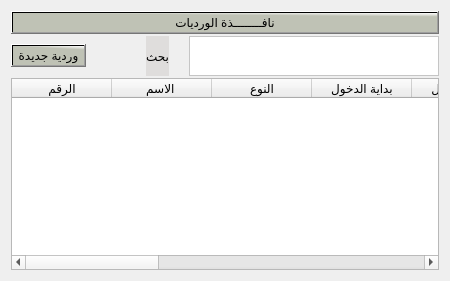
             <widget class="QWidget" name="tab_20">
              <attribute name="title">
               <string>الورديات</string>
              </attribute>
              <layout class="QVBoxLayout" name="verticalLayout_82">
               <item>
                <layout class="QVBoxLayout" name="verticalLayout_137" stretch="3,3,96">
                 <property name="spacing">
                  <number>2</number>
                 </property>
                 <item>
                  <widget class="QPushButton" name="pushButton_275">
                   <property name="styleSheet">
                    <string notr="true">background-color: qlineargradient(spread:pad, x1:0.964478, y1:0.193, x2:1, y2:0, stop:0 rgba(191, 194, 181, 255), stop:1 rgba(255, 255, 255, 255));


  font: 75 15pt &quot;Motken K Sina&quot;;
color:rgb(0, 0, 0)</string>
                   </property>
                   <property name="text">
                    <string>نافــــــــذة الورديات</string>
                   </property>
                  </widget>
                 </item>
                 <item>
                  <layout class="QHBoxLayout" name="horizontalLayout_227" stretch="0,40,0,0">
                   <property name="spacing">
                    <number>20</number>
                   </property>
                   <item>
                    <widget class="QPushButton" name="btnAddNewshift_time">
                     <property name="layoutDirection">
                      <enum>Qt::LeftToRight</enum>
                     </property>
                     <property name="styleSheet">
                      <string notr="true">background-color: qlineargradient(spread:pad, x1:0.964478, y1:0.193, x2:1, y2:0, stop:0 rgba(191, 194, 181, 255), stop:1 rgba(255, 255, 255, 255));


  font: 75 15pt &quot;Motken K Sina&quot;;
color:rgb(0, 0, 0)</string>
                     </property>
                     <property name="text">
                      <string>وردية جديدة</string>
                     </property>
                     <property name="icon">
                      <iconset>
                       <normaloff>icons/اضافة.svg</normaloff>icons/اضافة.svg</iconset>
                     </property>
                     <property name="iconSize">
                      <size>
                       <width>30</width>
                       <height>30</height>
                      </size>
                     </property>
                    </widget>
                   </item>
                   <item>
                    <spacer name="horizontalSpacer_63">
                     <property name="orientation">
                      <enum>Qt::Horizontal</enum>
                     </property>
                     <property name="sizeHint" stdset="0">
                      <size>
                       <width>40</width>
                       <height>20</height>
                      </size>
                     </property>
                    </spacer>
                   </item>
                   <item>
                    <widget class="QLabel" name="label_192">
                     <property name="styleSheet">
                      <string notr="true">background-color:rgb(223, 221, 220);
color:rgb(0, 0, 0);

font: 15pt &quot;Mohammad Annoktah&quot;;</string>
                     </property>
                     <property name="text">
                      <string>بحث</string>
                     </property>
                    </widget>
                   </item>
                   <item>
                    <widget class="QTextEdit" name="txtShiftSearch">
                     <property name="maximumSize">
                      <size>
                       <width>250</width>
                       <height>40</height>
                      </size>
                     </property>
                     <property name="styleSheet">
                      <string notr="true">background-color:rgb(255, 255, 255);
color:rgb(0, 0, 0);
font: 10pt &quot;PT Bold Heading&quot;;</string>
                     </property>
                    </widget>
                   </item>
                  </layout>
                 </item>
                 <item>
                  <layout class="QHBoxLayout" name="horizontalLayout_228">
                   <item>
                    <widget class="QTableWidget" name="tblshifttime">
                     <property name="toolTip">
                      <string>&lt;html&gt;&lt;head/&gt;&lt;body&gt;&lt;p&gt;this is the wardiat&lt;/p&gt;&lt;/body&gt;&lt;/html&gt;</string>
                     </property>
                     <property name="styleSheet">
                      <string notr="true">QTableWidget {
    background-color: #FFFFFF;
    alternate-background-color:rgb(0, 0, 0);
    font: 9pt &quot;PT Bold Heading&quot;;
    font-weight: bold;
 color:rgb(0, 0, 0)
}

 background-color: qlineargradient(spread:pad, x1:0.964478, y1:0.193, x2:1, y2:0, stop:0 rgba(191, 194, 181, 255), stop:1 rgba(255, 255, 255, 255));
color:rgb(0, 0, 0);</string>
                     </property>
                     <column>
                      <property name="text">
                       <string>الرقم</string>
                      </property>
                     </column>
                     <column>
                      <property name="text">
                       <string>الاسم </string>
                      </property>
                     </column>
                     <column>
                      <property name="text">
                       <string> النوع </string>
                      </property>
                     </column>
                     <column>
                      <property name="text">
                       <string>بداية الدخول</string>
                      </property>
                     </column>
                     <column>
                      <property name="text">
                       <string>نهاية الدخول</string>
                      </property>
                     </column>
                     <column>
                      <property name="text">
                       <string>الوقت التاخير</string>
                      </property>
                     </column>
                     <column>
                      <property name="text">
                       <string>بداية الخروج</string>
                      </property>
                     </column>
                     <column>
                      <property name="text">
                       <string>نهاية الخروج</string>
                      </property>
                     </column>
                     <column>
                      <property name="text">
                       <string>الاجر</string>
                      </property>
                     </column>
                     <column>
                      <property name="text">
                       <string>تاريخ الانشاء</string>
                      </property>
                     </column>
                     <column>
                      <property name="text">
                       <string>تاريخ التعديل</string>
                      </property>
                     </column>
                     <column>
                      <property name="text">
                       <string>العمليات</string>
                      </property>
                     </column>
                    </widget>
                   </item>
                  </layout>
                 </item>
                </layout>
               </item>
              </layout>
             </widget>
